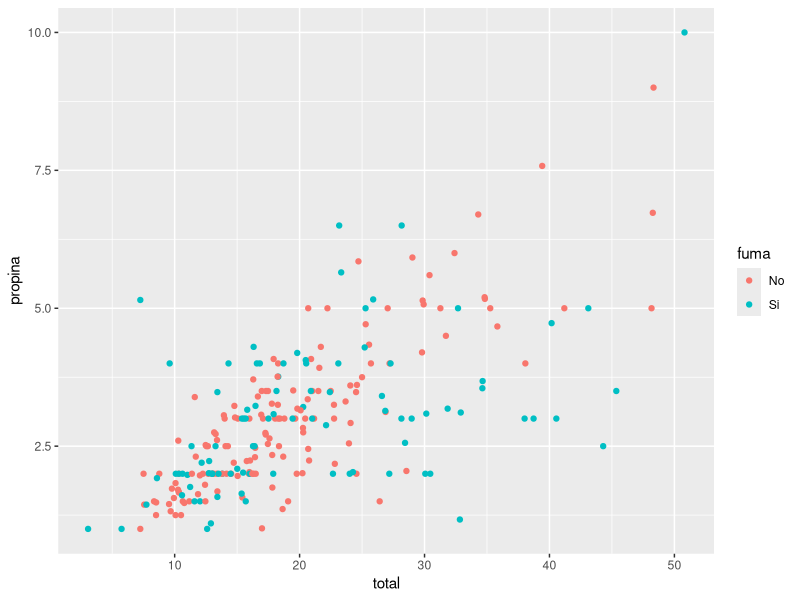
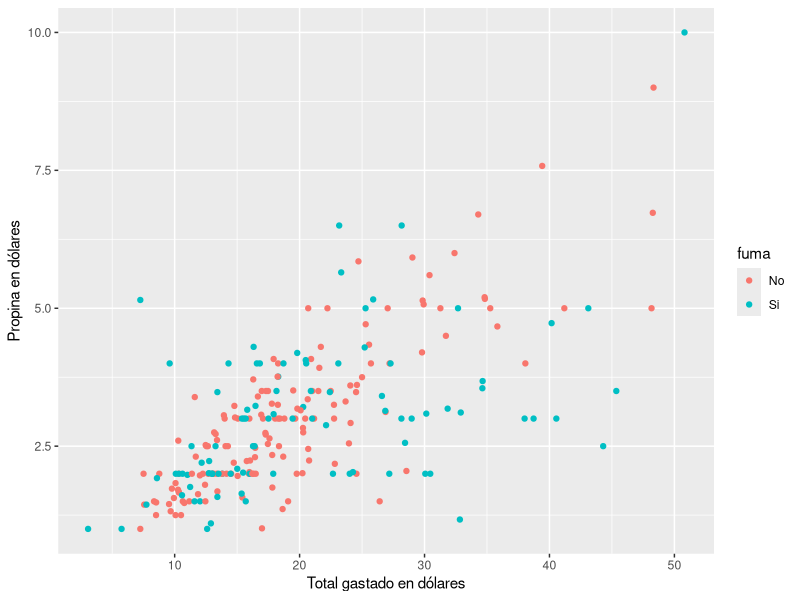
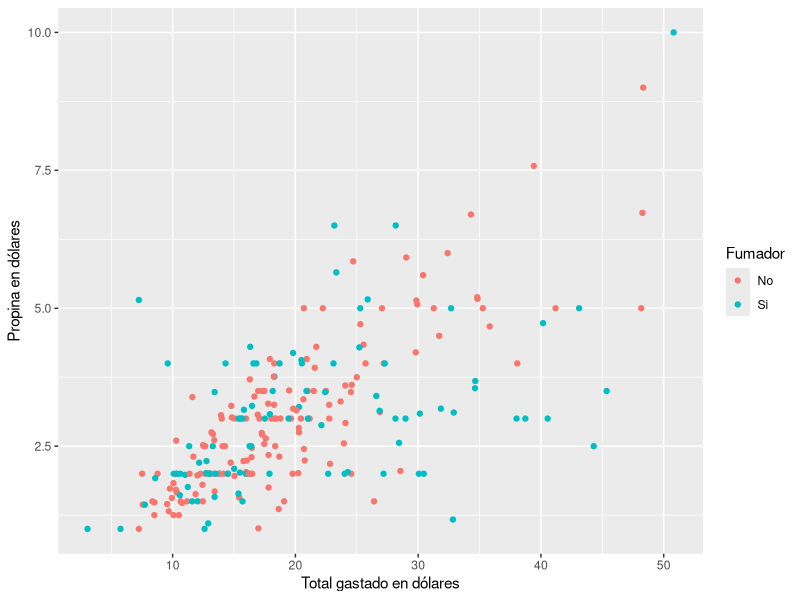
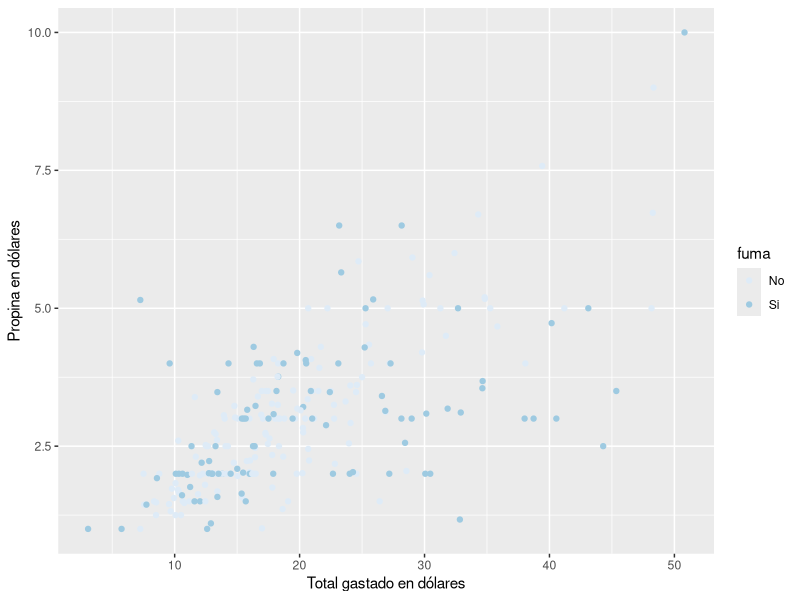

Source code (R) for these figures, in order:
## ---- chunk 1
knitr::opts_chunk$set(echo = TRUE)
## ---- chunk 2
library(tidyverse)
propinas=read.csv("propina.csv")
graf<-ggplot(propinas, aes(x=total, y= propina, colour=fuma)) + geom_point()
## ---- chunk 3
graf2<-graf+ scale_x_continuous("Total gastado en dólares") + scale_y_continuous("Propina en dólares")
## ---- chunk 4
graf3<-graf2 + scale_color_discrete("Fumador")
## ---- chunk 5
graf5<-graf3 + scale_color_brewer()
